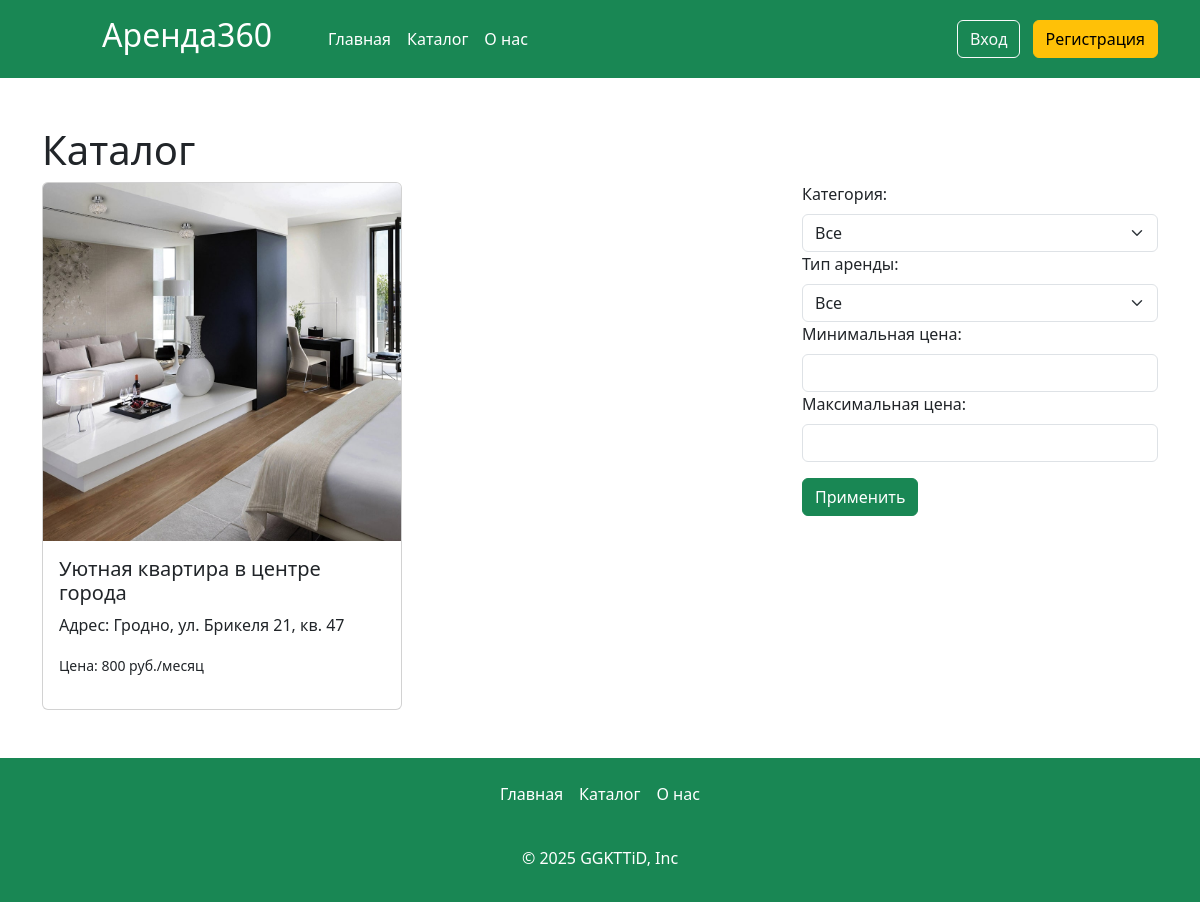
The app's page /catalog, older data.
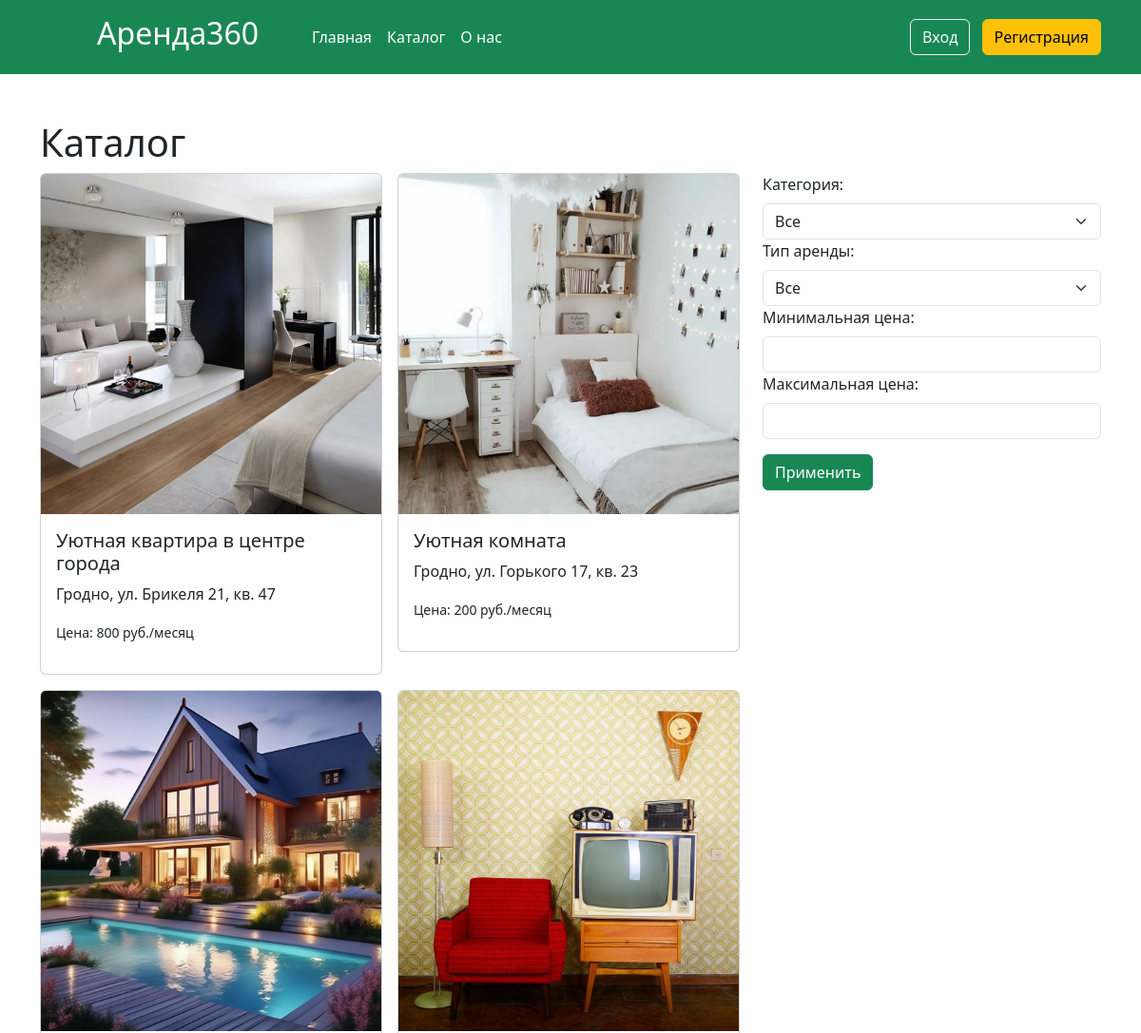
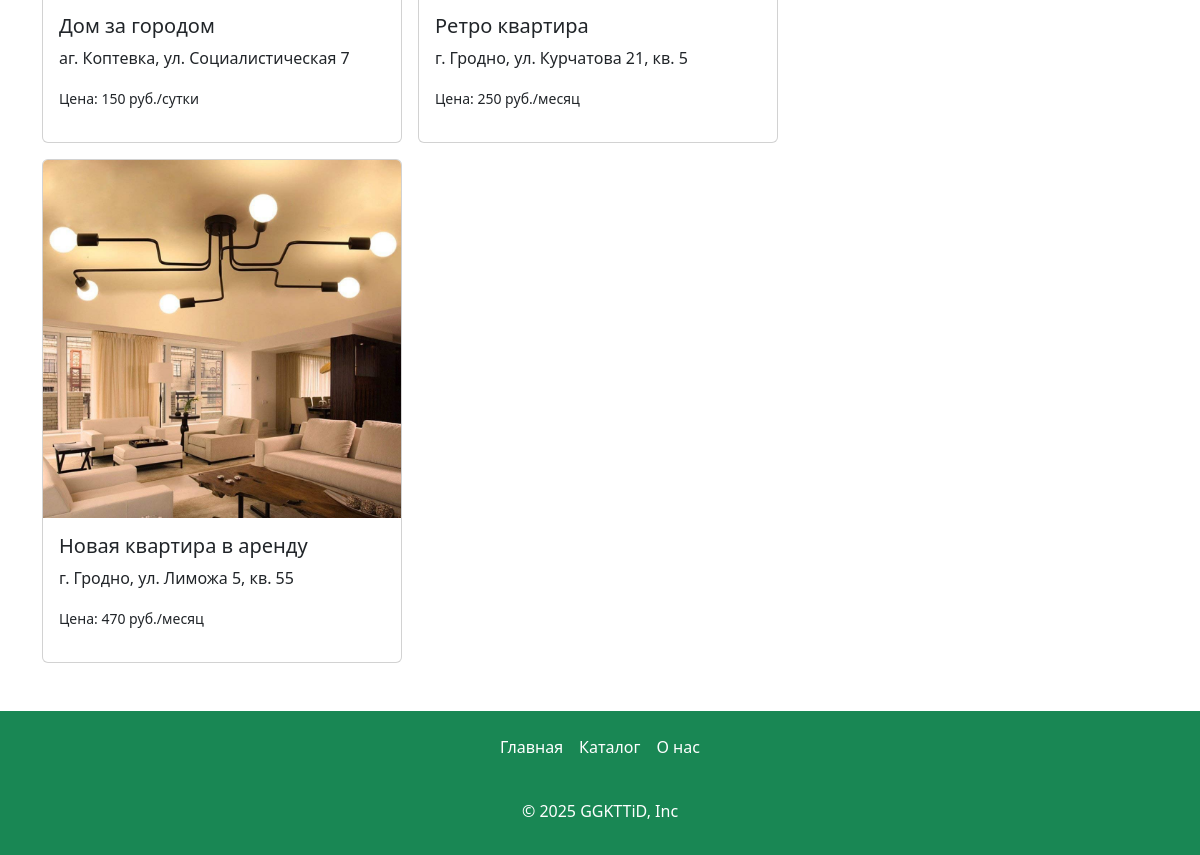
The same page, newer data (2 pictures, top to bottom).
### app.py (models this page shows, shortened)
class Articles(db.Model):
    id = db.Column(db.Integer,primary_key=True)
    title = db.Column(db.String(100))
    text = db.Column(db.Text)
    image_name = db.Column(db.String(100))
    category = db.Column(db.String(100))
    price = db.Column(db.Integer)
    type_app = db.Column(db.String(100))
    address= db.Column(db.String(100))
    id_user = db.Column(db.Integer, db.ForeignKey('users.id'))
    orders = db.relationship('Orders', backref='article', lazy=True)

### app.py (the view)
@app.route('/catalog')
def catalog():
    if request.method == 'GET':
        category = request.args.get('category')
        min_price = request.args.get('min_price')
        max_price = request.args.get('max_price')
        type_app = request.args.get('type_app')
        query = Articles.query
        if category:
            query = query.filter(Articles.category == category)
        if min_price:
            query = query.filter(Articles.price >= int(min_price))
        if max_price:
            query = query.filter(Articles.price <= int(max_price))
        if type_app:
            query = query.filter(Articles.type_app == type_app)
        filtered_articles = query.all()
        return render_template("catalog.html",articles=filtered_articles)

### app.py (called while the page is built)
@app.context_processor
def inject_user():
    def get_user_name():
        if 'name' in session:
            return Users.query.filter_by(email=session['name']).first()
    return dict(active_user=get_user_name())

### templates/catalog.html (shortened to what this page needs)
{% extends 'base.html' %}
{% block main %}
  <main>
    <div class="container my-5">
        <h1>Каталог</h1>
  <div class="row">
    <div class="col-md-8">
      <div class="row g-3">
        {%if articles%}
        {%for article in articles%}
        <div class="col-md-6">
          <a href="/card/{{article.id}}" class="card-link">
            <div class="card">
              <img
                src="./static/img/upload/{{article.image_name}}"
                class="card-img-top"
                alt="{{article.title}}"
              />
              <div class="card-body">
                <h5 class="card-title">{{article.title}}</h5>
                <p class="font-weight-bold">{{article.address}}</p>
                <p><small>Цена: {{article.price}} руб./{%if article.type_app=="Посуточная"%}сутки{%else%}месяц{%endif%}</small></p>
              </div>
            </div>
          </a>
        </div>
        {%endfor%}
        {%else%}
          <p>Ничего не найдено!</p>
        {%endif%}
      </div>
    </div>
    <div class="col-md-4">
      <form method="GET" action="/catalog" class="">
        <label for="category" class="form-label">Категория:</label>
        <select name="category" id="category" class="form-select">
            <option value="">Все</option>
        </select>
        <label for="type_app" class="form-label">Тип аренды:</label>
        <select name="type_app" id="type_app" class="form-select">
            <option value="">Все</option>
        </select>
        <label for="min_price" class="form-label">Минимальная цена:</label>
        <input type="number" class="form-control" name="min_price" id="min_price">
        <label for="max_price" class="form-label">Максимальная цена:</label>
        <input type="number" class="form-control" name="max_price" id="max_price">
        <button type="submit" class="btn btn-success my-3">Применить</button>
    </form>
    </div>
  </div>
      </div>
  </main>
  {% endblock %}

### templates/base.html (shortened to what this page needs)
<!DOCTYPE html>
<html lang="en">
  <head>
    <link
      href="https://cdn.jsdelivr.net/npm/bootstrap@5.3.3/dist/css/bootstrap.min.css"
      rel="stylesheet"
    />
    <link rel="stylesheet" href="../static/css/style.css" />
  </head>
  <body>
    <header class="p-3 text-bg-success">
      <div class="container">
        <div
          class="d-flex flex-wrap align-items-center justify-content-center justify-content-lg-start"
        >
          <a
            href="/"
            class="d-flex align-items-center mb-2 mb-lg-0 text-white text-decoration-none"
          >
            <h2>Аренда360</h2>
          </a>
          <ul
            class="nav col-12 col-lg-auto me-lg-auto mx-5 mb-2 justify-content-center mb-md-0"
          >
            <li>
              <a href="/" class="nav-link px-2 text-white">Главная</a>
            </li>
            <li><a href="/catalog" class="nav-link px-2 text-white">Каталог</a></li>
            <li>
              <a href="/about" class="nav-link px-2 text-white">О нас</a>
            </li>
          </ul>
          <div class="text-end">
            {%if 'name' in session and active_user %}
            <a href="/profile" class="btn btn-outline-light me-2">Профиль</a>
            <a href="/logout"  class="btn btn-warning">Выйти</a>
            {% else %}
            <a href="/login" class="btn btn-outline-light me-2">Вход</a>
             <a href="/reg"  class="btn btn-warning">Регистрация</a>
             {%endif%}
          </div>
        </div>
      </div>
    </header>
    {% block main %} {% endblock %}
    <footer class="py-3 text-bg-success">
      <ul class="nav justify-content-center pb-3 mb-3">
        <li class="nav-item">
          <a href="/" class="nav-link px-2 text-white">Главная</a>
        </li>
        <li class="nav-item">
          <a href="/catalog" class="nav-link px-2 text-white">Каталог</a>
        </li>
        <li class="nav-item">
          <a href="/about" class="nav-link px-2 text-white">О нас</a>
        </li>
      </ul>
      <p class="text-center text-body-white">© 2025 GGKTTiD, Inc</p>
    </footer>
  </body>
</html>

### static/css/style.css (style rules this page uses)
html { height: 100%; }
body { display: flex; flex-direction: column; height: 100%; background-color: #ffff; border-radius: 30px; }
main { flex: 1 0 auto; }
footer { flex: 0 0 auto; }
.card-link { text-decoration: none; }

Row changes from the older to the newer data that the page shows:
changed Articles "Уютная квартира в центре города": address "Адрес: Гродно, ул. Брикеля 21, кв. 47" → "Гродно, ул. Брикеля 21, кв. 47"
added Articles: image_name (picture), title "Уютная комната", address "Гродно, ул. Горького 17, кв. 23", price "200", type_app "месяц"
added Articles: image_name (picture), title "Дом за городом", address "аг. Коптевка, ул. Социалистическая 7", price "150", type_app "сутки"
added Articles: image_name (picture), title "Ретро квартира", address "г. Гродно, ул. Курчатова 21, кв. 5", price "250", type_app "месяц"
added Articles: image_name (picture), title "Новая квартира в аренду", address "г. Гродно, ул. Лиможа 5, кв. 55", price "470", type_app "месяц"
